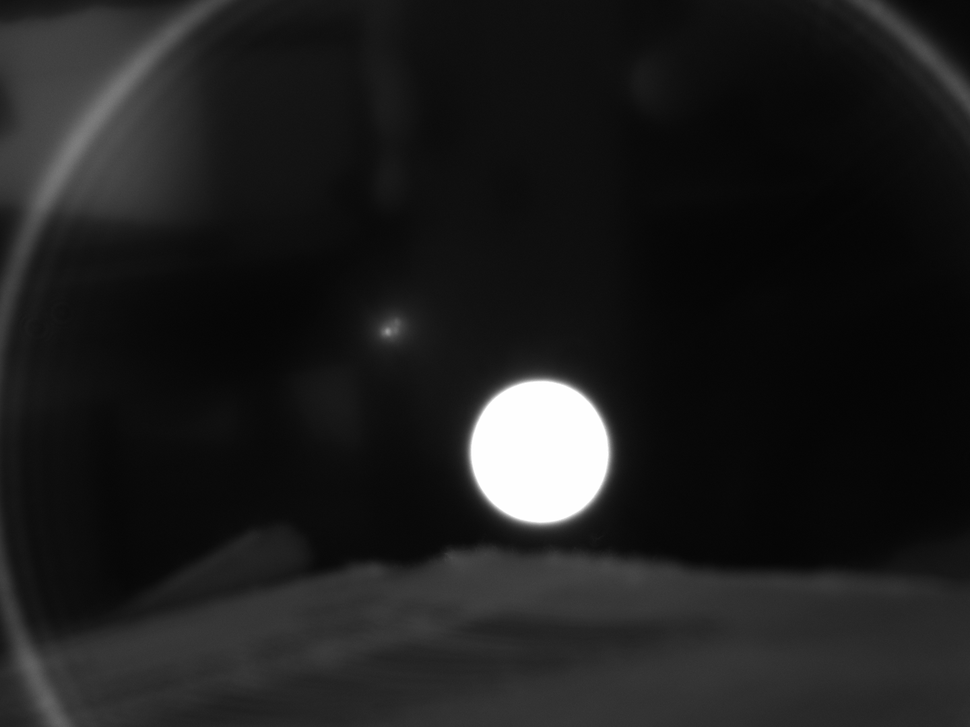
#> input picture Camera/TEST_IMAGE.png, 970 x 727 px, shrunk from 1440 x 1080 before the run
$ python region_of_interest.py
#> lines starting #> are read from the running program, lines starting #| are printed output that depends on the picture; after the words box and inside, x2 and y2 are one past the last pixel; in counts of white or black regions, pixels touching at a corner belong together
#> further down, image is the input picture: shape (727, 970, 3); min 4, max 255, mean 29.9
import numpy as np
import cv2
import matplotlib.pyplot as plt

# Function to find the ROI where the light is hitting the lens
def find_roi(image):
    # Convert the image to grayscale if it's not already
    if len(image.shape) == 3:
        gray = cv2.cvtColor(image, cv2.COLOR_BGR2GRAY)
    else:
        gray = image

    # Apply a threshold to get a binary image
    _, binary = cv2.threshold(gray, 200, 255, cv2.THRESH_BINARY)
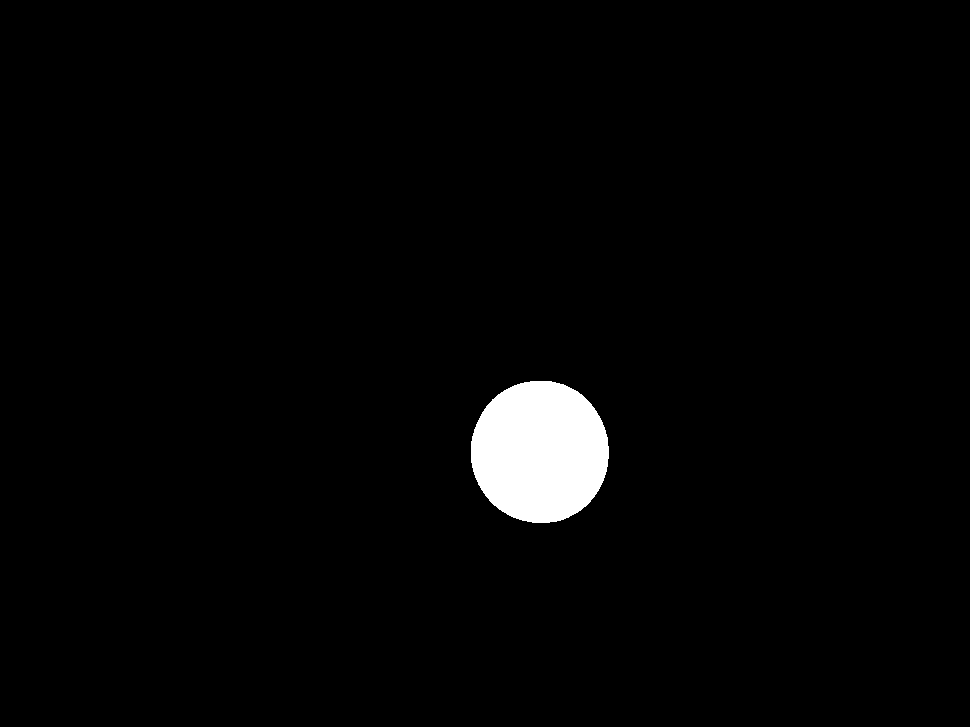
#> binary: shape (727, 970); 2.2% white; 1 white region

    # Find contours in the binary image
    contours, _ = cv2.findContours(binary, cv2.RETR_EXTERNAL, cv2.CHAIN_APPROX_SIMPLE)
#> contours = 1 contour; box (x1, y1, x2, y2) and area: (471, 381, 609, 523) 15322

    # If no contours are found, return a default ROI
    if not contours:
        return (0, 0, image.shape[1], image.shape[0])

    # Find the largest contour
    largest_contour = max(contours, key=cv2.contourArea)
#> largest_contour = contour of 203 points, box (x1, y1, x2, y2) (471, 381, 609, 523), area 15322

    # Get the bounding box of the largest contour
    x, y, w, h = cv2.boundingRect(largest_contour)
#> x = 471; y = 381; w = 138; h = 142

    return (x, y, w, h)

# Load the image from a file
image = cv2.imread('TEST_IMAGE.png')  # Replace 'test_image.jpg' with your image file

# Ensure the image is loaded correctly
if image is None:
    print("Error: Unable to load image.")
    exit()

# Find the ROI
roi = find_roi(image)
#> roi = (471, 381, 138, 142)
x, y, w, h = roi
#> x = 471; y = 381; w = 138; h = 142

# Draw a rectangle around the detected ROI
cv2.rectangle(image, (x, y), (x+w, y+h), (0, 255, 0), 2)
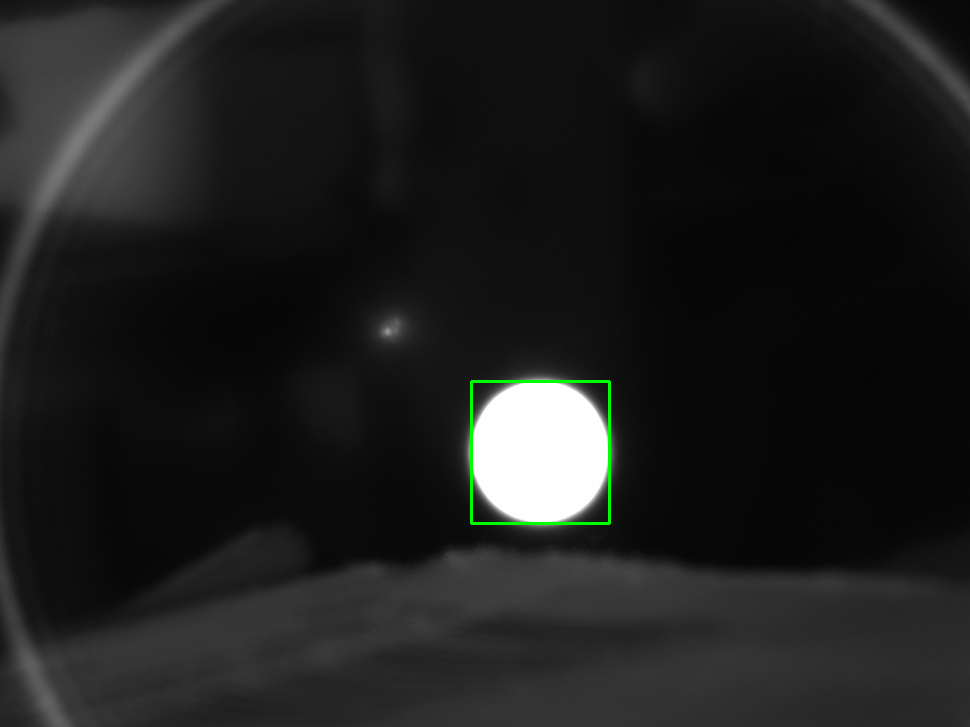
#> image: shape (727, 970, 3); 0.24% of pixels changed, all inside (x1, y1, x2, y2) = (470, 380, 611, 525)

# Display the original image with the ROI highlighted
cv2.imshow('Detected ROI', image)

# Wait until a key is pressed, then close the image window
cv2.waitKey(0)
cv2.destroyAllWindows()

# Optionally, save the result to a file
cv2.imwrite('detected_roi.jpg', image)  # Replace 'detected_roi.jpg' with your desired output file name
